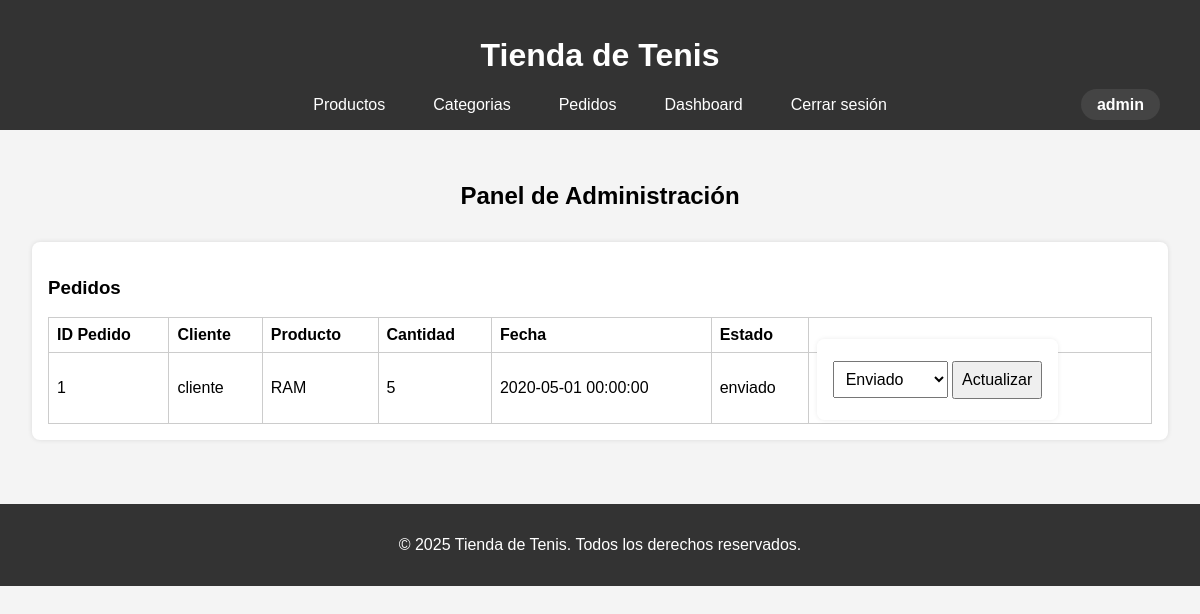
/index.php?accion=mostrarAdminPedidos (signed in), run on the app's committed database.
### tables this page shows
CREATE TABLE `pedidos` (
  `id` int(11) NOT NULL,
  `id_usuario` int(11) NOT NULL,
  `id_producto` int(11) NOT NULL,
  `cantidad` int(11) NOT NULL,
  `fecha` datetime DEFAULT current_timestamp(),
  `estado` enum('pendiente','enviado','entregado','cancelado') NOT NULL DEFAULT 'pendiente'
);

CREATE TABLE `usuarios` (
  `id` int(11) NOT NULL,
  `nombre` varchar(100) NOT NULL,
  `correo` varchar(100) NOT NULL,
  `password` varchar(255) DEFAULT NULL,
  `rol` enum('admin','cliente') NOT NULL
);

CREATE TABLE `productos` (
  `id` int(11) NOT NULL,
  `nombre` varchar(100) NOT NULL,
  `marca` varchar(100) DEFAULT NULL,
  `modelo` varchar(100) DEFAULT NULL,
  `tipo` varchar(100) DEFAULT NULL,
  `especificaciones` text DEFAULT NULL,
  `precio` decimal(10,2) NOT NULL,
  `id_categoria` int(11) NOT NULL
);

### Controlador/Controlador.php (called while the page is built, shortened)
<?php
class Controlador{
    public function mostrarPedidos() {
        $gestor = new Gestor();
        $pedidos = $gestor->consultarPedidos();
        require 'Vista/html/admin/pedidos.php';
    }
}
?>

### Modelo/Gestor.php (called while the page is built, shortened)
<?php
class Gestor {
    public function consultarPedidos() {
        $conexion = new Conexion();
        $conexion->abrir();
        $sql = "SELECT p.id, u.nombre AS cliente, pr.nombre AS producto, p.cantidad, p.fecha, p.estado
                FROM pedidos p
                JOIN usuarios u ON p.id_usuario = u.id
                JOIN productos pr ON p.id_producto = pr.id";
        $conexion->consulta($sql);
        $result = $conexion->obtenerResult();
        return $result;
    }
}

### Modelo/Conexion.php (called while the page is built, shortened)
<?php
class Conexion {
    private $mySQLI;
    private $result;
    public function abrir(){
        $this->mySQLI = new mysqli("localhost","root","","tienda_compus");
        if(mysqli_connect_error()){
            return 0;
        }
        else {
            return 1;
        }
    }
    public function consulta($sql){
        $this->sql = $sql;
        $this->result = $this->mySQLI->query($this->sql);
    }
    public function obtenerResult(){
        return $this->result;
    }
}

### Vista/html/admin/pedidos.php (the view, shortened to what this page needs)
<!DOCTYPE html>
<html lang="es">
<head>
  <link rel="stylesheet" href="Vista/css/styles.css">
</head>
<body>
  <header>
    <h1>Tienda de Tenis</h1>
    <nav>
      <a href="index.php?accion=mostrarAdminProductos">Productos</a>
      <a href="index.php?accion=mostrarAdminCategorias">Categorias</a>
      <a href="index.php?accion=mostrarAdminPedidos">Pedidos</a>
      <a href="index.php?accion=dashboard">Dashboard</a>
      <a href="index.php?accion=cerrarSesion">Cerrar sesión</a>
      <?php if (isset($_SESSION['usuario'])): ?>
        <span class="usuario-nombre"><?php echo ($_SESSION['usuario']->nombre); ?></span>
      <?php endif; ?>
    </nav>
  </header>
  <section id="panel-admin">
    <h2>Panel de Administración</h2>
    <div class="admin-section">
      <h3>Pedidos</h3>
      <table>
        <thead>
          <tr>
            <th>ID Pedido</th>
            <th>Cliente</th>
            <th>Producto</th>
            <th>Cantidad</th>
            <th>Fecha</th>
            <th>Estado</th>
          </tr>
        </thead>
        <tbody>
          <?php if(isset($pedidos)){ ?>
            <?php while($pedido = $pedidos->fetch_object()){ ?>
              <tr>
                <td><?php echo $pedido->id; ?></td>
                <td><?php echo $pedido->cliente; ?></td>
                <td><?php echo $pedido->producto; ?></td>
                <td><?php echo $pedido->cantidad; ?></td>
                <td><?php echo $pedido->fecha; ?></td>
                <td><?php echo $pedido->estado; ?></td>
                <td>
                  <form action="index.php?accion=cambiarEstadoPedido" method="post" style="display:inline;">
                    <select name="estado">
                      <option value="enviado" <?php if($pedido->estado == 'enviado') echo 'selected'; ?>>Enviado</option>
                    </select>
                    <button type="submit">Actualizar</button>
                  </form>
                </td>
              </tr>
            <?php } ?>
          <?php } ?>
        </tbody>
      </table>
    </div>
  </section>
  <footer>
    <p>&copy; 2025 Tienda de Tenis. Todos los derechos reservados.</p>
  </footer>
</body>
</html>

### index.php (shortened to what this page needs)
<?php
require_once 'Controlador/Controlador.php';
require_once 'Modelo/Conexion.php';
require_once 'Modelo/Gestor.php';
$controlador = new Controlador();
if (isset($_GET["accion"])) {
    if ($_GET["accion"] == "mostrarLoginAdmin"){
        $controlador->verPagina('Vista/html/loginAdmin.php');
    }
    elseif ($_GET["accion"] == "procesarLogin"){
        $controlador->procesarLogin($_POST["correo"], $_POST["password"]);
    }
    elseif ($_GET["accion"] == "mostrarLoginCliente") {
        $controlador->verPagina('Vista/html/loginCliente.php');
    }
    elseif ($_GET["accion"] == "mostrarRegistroCliente") {
        $controlador->verPagina('Vista/html/registroCliente.php');
    }
    elseif ($_GET["accion"] == "registrarUsuario") {
        $controlador->registrarUsuario($_POST);
    }
    elseif ($_GET["accion"] == "procesarLoginCliente") {
        $controlador->procesarLoginCliente($_POST["correo"], $_POST["password"]);
    }
    elseif ($_GET["accion"] == "mostrarAdminProductos"){
        $controlador->requireLogin();
        $controlador->mostrarProductos();
    }
    elseif ($_GET["accion"] == "mostrarAgregarProducto") {
        $controlador->requireLogin();
        $controlador->mostrarAgregarProducto();
    }
    elseif ($_GET["accion"] == "mostrarEditarProducto") {
        $controlador->requireLogin();
        $controlador->mostrarEditarProducto($_GET["id"]);
    }
    elseif ($_GET["accion"] == "editarProducto") {
        $controlador->requireLogin();
        $controlador->editarProductos($_POST, $_FILES);
    }
    elseif ($_GET["accion"] == "eliminarProducto") {
        $controlador->requireLogin();
        $controlador->eliminarProductos($_GET["id"]);
    }
    elseif ($_GET["accion"] == "mostrarAdminCategorias"){
        $controlador->requireLogin();
        $controlador->mostrarCategorias();
    }
    elseif ($_GET["accion"] == "agregarCategoria") {
        $controlador->requireLogin();
        $controlador->agregarCategorias($_POST);
    }
    elseif ($_GET["accion"] == "eliminarCategoria") {
        $controlador->requireLogin();
        $controlador->eliminarCategorias($_GET["id"]);
    }
    elseif ($_GET["accion"] == "mostrarEditarCategoria") {
        $controlador->requireLogin();
        $controlador->mostrarEditarCategoria($_GET["id"]);
    }
    elseif ($_GET["accion"] == "editarCategoria") {
        $controlador->requireLogin();
        $controlador->editarCategoria($_POST);
    }
    elseif ($_GET["accion"] == "mostrarAdminPedidos"){
        $controlador->requireLogin();
        $controlador->mostrarPedidos();
    }
    elseif ($_GET["accion"] == "solicitarPedido") {
        $controlador->mostrarFormularioPedido($_POST["id_producto"]);
    }
    elseif ($_GET["accion"] == "guardarPedido") {
        $controlador->guardarPedido($_POST);
    }
    elseif ($_GET["accion"] == "cambiarEstadoPedido") {
        $controlador->requireLogin();
        $controlador->cambiarEstadoPedido($_POST);
    }
    elseif ($_GET["accion"] == "cerrarSesion") {
        session_destroy();
        header("Location: index.php");
        exit;
    }
    elseif ($_GET["accion"] == "filtrarCategorias") {
        $controlador->filtrarCategorias(
            $_GET["categoria"]);
    }
    elseif ($_GET["accion"] == "dashboard") {
        $controlador->requireLogin();
        $controlador->mostrarDashboard();
    }
}
else {
    $controlador->mostrarCatalogo();
}
?>

### Vista/css/styles.css (style rules this page uses)
body { font-family: Arial, sans-serif; margin: 0; padding: 0; background-color: #f4f4f4; }
header { background-color: #333; color: white; padding: 1rem; text-align: center; }
nav a { color: white; margin: 0 1rem; text-decoration: none; }
section { padding: 2rem; }
form { display: flex; flex-direction: column; align-items: center; justify-content: center; max-width: 350px; margin: 2rem auto; background: #fff; padding: 2rem 1rem; border-radius: 8px; box-shadow: 0 0 5px rgba(0,0,0,0.08); }
form input, form button, form select { margin-bottom: 1rem; padding: 0.5rem; font-size: 1rem; }
.admin-section { margin-top: 2rem; background: #fff; padding: 1rem; border-radius: 8px; box-shadow: 0 0 5px rgba(0,0,0,0.1); }
.admin-section table { width: 100%; border-collapse: collapse; margin-top: 1rem; }
.admin-section table, th, td { border: 1px solid #ccc; }
.admin-section th, .admin-section td { padding: 0.5rem; text-align: left; }
footer { background-color: #333; color: white; text-align: center; padding: 1rem; margin-top: 2rem; }
h2 { text-align: center; }
nav { display: flex; align-items: center; justify-content: center; position: relative; gap: 1rem; }
.usuario-nombre { font-weight: bold; color: #fff; background: #444; padding: 0.4rem 1rem; border-radius: 16px; position: absolute; right: 1.5rem; }

### data on the page
pedidos: id "1", id_usuario.nombre "cliente", id_producto.nombre "RAM", cantidad "5", fecha "2020-05-01 00:00:00", estado "enviado", estado "Enviado"

### other printed values
$_SESSION['usuario']->nombre "admin"
